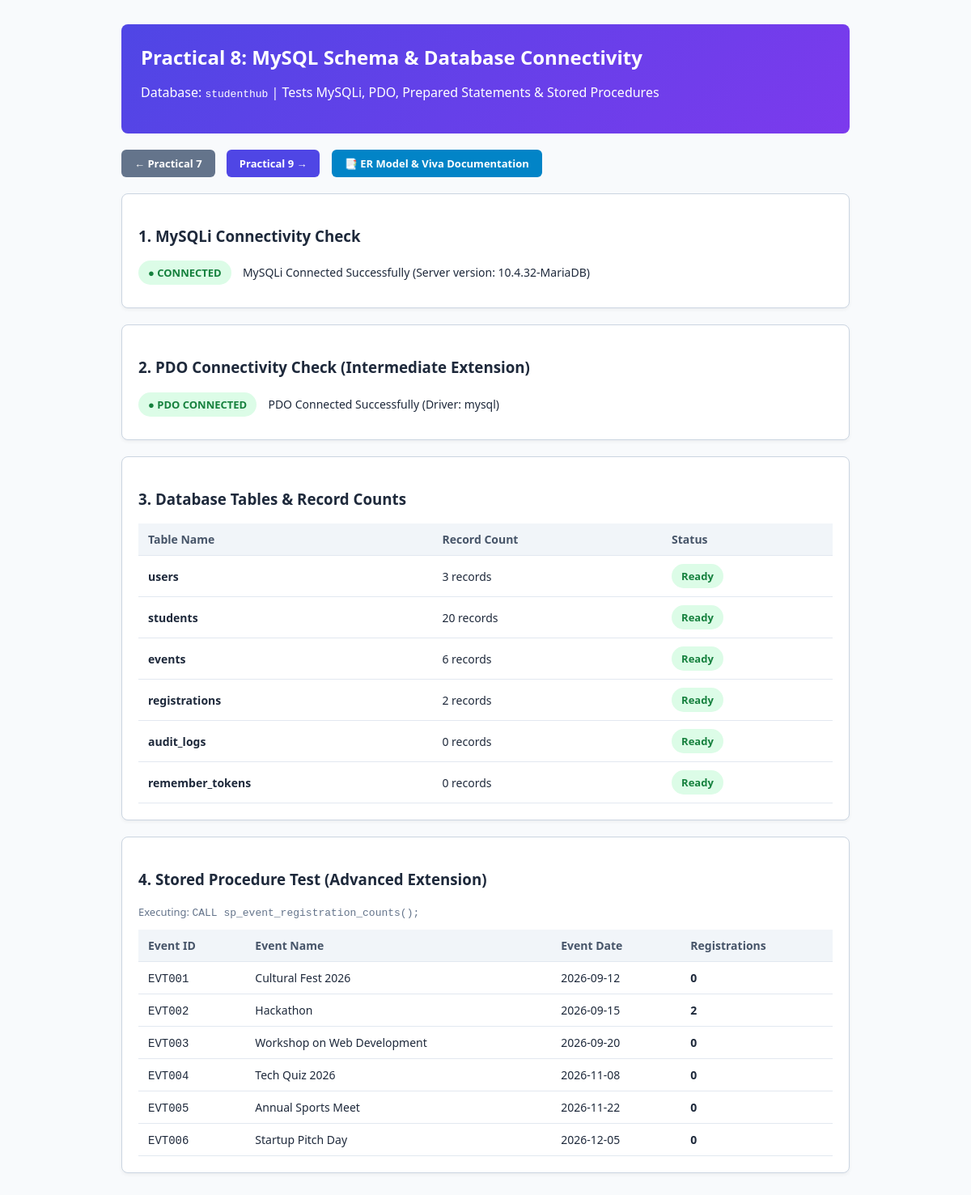
Screenshot of /Practical 8/Connectivity.php with the database file from the repository.
### tables this page shows
CREATE TABLE IF NOT EXISTS events (
    event_id     VARCHAR(20)  PRIMARY KEY,
    event_name   VARCHAR(150) NOT NULL,
    event_date   DATE         NOT NULL,
    event_venue  VARCHAR(150) NOT NULL DEFAULT 'TBA',
    event_type   VARCHAR(50)  NOT NULL DEFAULT 'General',
    coordinator  VARCHAR(100) NOT NULL DEFAULT 'TBA',
    description  TEXT NULL,
    poster       VARCHAR(255) NULL,                      
    status       ENUM('open','closed') NOT NULL DEFAULT 'open',
    created_at   TIMESTAMP DEFAULT CURRENT_TIMESTAMP
);

### Practical 8/Connectivity.php (the view, shortened to what this page needs)
<?php
$mysqli_status = false;
$mysqli_msg = '';
$pdo_status = false;
$pdo_msg = '';
$tables_info = [];
$sp_status = false;
$sp_results = [];
$mysqli = getMySQLiConnection();
if ($mysqli) {
    $mysqli_status = true;
    $mysqli_msg = "MySQLi Connected Successfully (Server version: " . mysqli_get_server_info($mysqli) . ")";
} else {
    $mysqli_msg = "MySQLi Connection Failed. Ensure MySQL is running on WAMP and 'studenthub' database is imported.";
}
$pdo = getPDOConnection();
if ($pdo) {
    $pdo_status = true;
    $pdo_msg = "PDO Connected Successfully (Driver: " . $pdo->getAttribute(PDO::ATTR_DRIVER_NAME) . ")";
    $tables = ['users', 'students', 'events', 'registrations', 'audit_logs', 'remember_tokens'];
    foreach ($tables as $t) {
        try {
            $stmt = $pdo->query("SELECT COUNT(*) AS cnt FROM `{$t}`");
            $row = $stmt->fetch();
            $tables_info[$t] = $row['cnt'];
        } catch (PDOException $e) {
            $tables_info[$t] = 'Table not found / error';
        }
    }
    try {
        $sp_stmt = $pdo->query("CALL sp_event_registration_counts()");
        $sp_results = $sp_stmt->fetchAll();
        $sp_status = true;
    } catch (PDOException $e) {
        $sp_status = false;
    }
} else {
    $pdo_msg = "PDO Connection Failed.";
}
?>
<!DOCTYPE html>
<html lang="en">
<head>
</head>
<body>
  <div class="container">
    <div class="header">
      <h1>Practical 8: MySQL Schema &amp; Database Connectivity</h1>
      <p>Database: <code>studenthub</code> | Tests MySQLi, PDO, Prepared Statements &amp; Stored Procedures</p>
    </div>
    <div style="margin-bottom: 20px;">
      <a href="../Practical 7/index.php" class="btn" style="background:#64748b;">&larr; Practical 7</a>
      <a href="../Practical 9/index.php" class="btn">Practical 9 &rarr;</a>
      <a href="ER_MODEL_AND_VIVA.md" class="btn" style="background:#0284c7;">📑 ER Model &amp; Viva Documentation</a>
    </div>
    <div class="card">
      <h3>1. MySQLi Connectivity Check</h3>
      <p style="margin: 8px 0;">
        <span class="status-badge <?php echo $mysqli_status ? 'status-success' : 'status-fail'; ?>">
          <?php echo $mysqli_status ? '● CONNECTED' : '● FAILED'; ?>
        </span>
        <span style="margin-left: 10px; font-size: 14px;"><?php echo htmlspecialchars($mysqli_msg); ?></span>
      </p>
    </div>
    <div class="card">
      <h3>2. PDO Connectivity Check (Intermediate Extension)</h3>
      <p style="margin: 8px 0;">
        <span class="status-badge <?php echo $pdo_status ? 'status-success' : 'status-fail'; ?>">
          <?php echo $pdo_status ? '● PDO CONNECTED' : '● PDO FAILED'; ?>
        </span>
        <span style="margin-left: 10px; font-size: 14px;"><?php echo htmlspecialchars($pdo_msg); ?></span>
      </p>
    </div>
    <div class="card">
      <h3>3. Database Tables &amp; Record Counts</h3>
      <?php if (!empty($tables_info)): ?>
        <table>
          <thead>
            <tr><th>Table Name</th><th>Record Count</th><th>Status</th></tr>
          </thead>
          <tbody>
            <?php foreach ($tables_info as $tbl => $cnt): ?>
              <tr>
                <td><strong><?php echo htmlspecialchars($tbl); ?></strong></td>
                <td><?php echo htmlspecialchars($cnt); ?> records</td>
                <td><span class="status-badge status-success">Ready</span></td>
              </tr>
            <?php endforeach; ?>
          </tbody>
        </table>
      <?php else: ?>
        <p style="color:#b91c1c;">Please import <code>DB.sql</code> in phpMyAdmin to create the database and tables.</p>
      <?php endif; ?>
    </div>
    <div class="card">
      <h3>4. Stored Procedure Test (Advanced Extension)</h3>
      <p style="font-size: 13px; color: #64748b;">Executing: <code>CALL sp_event_registration_counts();</code></p>
      <?php if ($sp_status && !empty($sp_results)): ?>
        <table>
          <thead>
            <tr><th>Event ID</th><th>Event Name</th><th>Event Date</th><th>Registrations</th></tr>
          </thead>
          <tbody>
            <?php foreach ($sp_results as $sp): ?>
              <tr>
                <td><code><?php echo htmlspecialchars($sp['event_id']); ?></code></td>
                <td><?php echo htmlspecialchars($sp['event_name']); ?></td>
                <td><?php echo htmlspecialchars($sp['event_date']); ?></td>
                <td><strong><?php echo htmlspecialchars($sp['total_registrations']); ?></strong></td>
              </tr>
            <?php endforeach; ?>
          </tbody>
        </table>
      <?php else: ?>
        <p style="color:#64748b; font-size:13px; margin-top:8px;">
          Stored procedure <code>sp_event_registration_counts</code> verified in <code>DB.sql</code>.
        </p>
      <?php endif; ?>
    </div>
  </div>
</body>
</html>

### Practical 8/Connectivity.php (style rules this page uses)
body { font-family: 'Segoe UI', Tahoma, Geneva, Verdana, sans-serif; background: #f8fafc; color: #1e293b; padding: 30px 15px; margin: 0; }
.container { max-width: 900px; margin: 0 auto; }
.header { background: linear-gradient(135deg, #4f46e5, #7c3aed); color: #fff; padding: 24px; border-radius: 8px; margin-bottom: 20px; }
.header h1 { margin: 0 0 6px; font-size: 24px; }
.card { background: #fff; border: 1px solid #cbd5e1; border-radius: 8px; padding: 20px; margin-bottom: 20px; box-shadow: 0 2px 4px rgba(0,0,0,0.05); }
.status-badge { display: inline-block; padding: 6px 12px; border-radius: 20px; font-size: 13px; font-weight: 600; }
.status-success { background: #dcfce7; color: #15803d; }
table { width: 100%; border-collapse: collapse; margin-top: 12px; font-size: 14px; }
th, td { padding: 10px 12px; text-align: left; border-bottom: 1px solid #e2e8f0; }
th { background: #f1f5f9; color: #475569; }
.btn { display: inline-block; background: #4f46e5; color: #fff; text-decoration: none; padding: 8px 16px; border-radius: 6px; font-size: 13px; font-weight: 600; margin-right: 10px; }

### rows the page displays
events: event_id "EVT001", event_name "Cultural Fest 2026", event_date "2026-09-12", total_registrations "0"
events: event_id "EVT002", event_name "Hackathon", event_date "2026-09-15", total_registrations "2"
events: event_id "EVT003", event_name "Workshop on Web Development", event_date "2026-09-20", total_registrations "0"
events: event_id "EVT004", event_name "Tech Quiz 2026", event_date "2026-11-08", total_registrations "0"
events: event_id "EVT005", event_name "Annual Sports Meet", event_date "2026-11-22", total_registrations "0"
events: event_id "EVT006", event_name "Startup Pitch Day", event_date "2026-12-05", total_registrations "0"

### other values shown
$mysqli_msg "MySQLi Connected Successfully (Server version: 10.4.32-MariaDB)"
$pdo_msg "PDO Connected Successfully (Driver: mysql)"
$tbl "users"
$cnt "3"
$tbl "students"
$cnt "20"
$tbl "events"
$cnt "6"
$tbl "registrations"
$cnt "2"
$tbl "audit_logs"
$cnt "0"
$tbl "remember_tokens"
